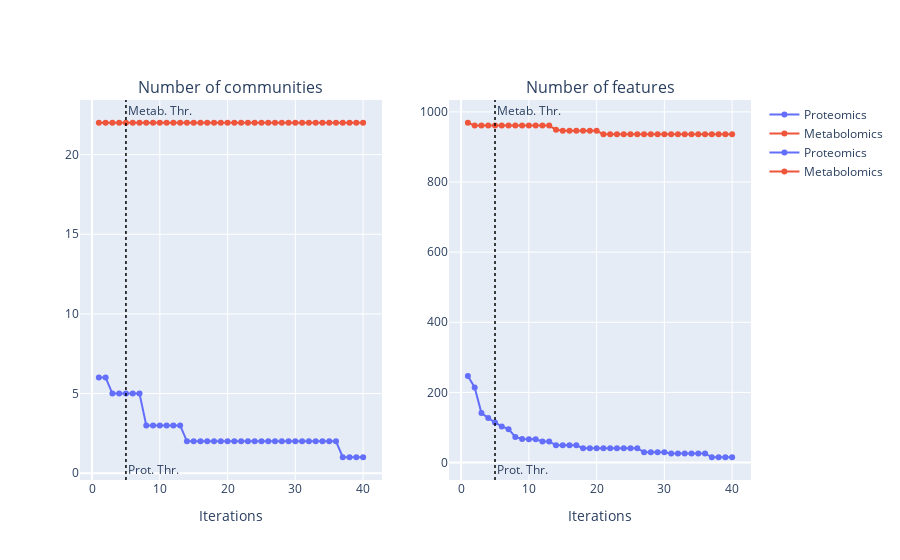

This figure's notebook cell:
### Code cell
i = 40


fig = make_subplots(rows=1, cols=2, subplot_titles=['Number of communities', 'Number of features'])

fig.add_trace(go.Scatter(
    x=np.arange(1,i+1),
    y=[len(i) for i in qqcoms][:i],
    mode='lines+markers',
    name='Proteomics', marker_color=palette[0]
), col=1, row=1)
fig.add_trace(go.Scatter(
    x=np.arange(1,i+1),
    y=[len(i) for i in mmcoms][:i],
    mode='lines+markers',
    name='Metabolomics', marker_color=palette[1]
), col=1, row=1)

fig.add_trace(go.Scatter(
    x=np.arange(1,i+1),
    y=[sum([len(j) for j in i]) for i in qqcoms][:i],
    mode='lines+markers',
    name='Proteomics', marker_color=palette[0]
), col=2, row=1)
fig.add_trace(go.Scatter(
    x=np.arange(1,i+1),
    y=[sum([len(j) for j in i]) for i in mmcoms][:i],
    mode='lines+markers',
    name='Metabolomics', marker_color=palette[1]
), col=2, row=1)

fig.add_vline(x=qqThr+1,line_width=1, line_dash="dot", line_color="black", 
              annotation_text='Prot. Thr.', annotation_position='bottom right')
fig.add_vline(x=mmThr+1,line_width=1, line_dash="dot", line_color="black", 
              annotation_text='Metab. Thr.', annotation_position='top right')

fig.update_xaxes(title='Iterations')

fig.show()
with open(file, 'a') as f:
    f.write(fig.to_html(full_html=False, include_plotlyjs='cdn', default_height='50%', default_width='80%'))

### Figure 1 — Plotly figure (JSON) as saved in the notebook; plotly's stock layout.template omitted (floating-point values rounded to 4 significant figures)
{"data": [{"marker": {"color": "#636EFA"}, "mode": "lines+markers", "name": "Proteomics", "type": "scatter", "x": [1, 2, 3, 4, 5, 6, 7, 8, 9, 10, 11, 12, 13, 14, 15, 16, 17, 18, 19, 20, 21, 22, 23, 24, 25, 26, 27, 28, 29, 30, 31, 32, 33, 34, 35, 36, 37, 38, 39, 40], "xaxis": "x", "y": [6, 6, 5, 5, 5, 5, 5, 3, 3, 3, 3, 3, 3, 2, 2, 2, 2, 2, 2, 2, 2, 2, 2, 2, 2, 2, 2, 2, 2, 2, 2, 2, 2, 2, 2, 2, 1, 1, 1, 1], "yaxis": "y"}, {"marker": {"color": "#EF553B"}, "mode": "lines+markers", "name": "Metabolomics", "type": "scatter", "x": [1, 2, 3, 4, 5, 6, 7, 8, 9, 10, 11, 12, 13, 14, 15, 16, 17, 18, 19, 20, 21, 22, 23, 24, 25, 26, 27, 28, 29, 30, 31, 32, 33, 34, 35, 36, 37, 38, 39, 40], "xaxis": "x", "y": [22, 22, 22, 22, 22, 22, 22, 22, 22, 22, 22, 22, 22, 22, 22, 22, 22, 22, 22, 22, 22, 22, 22, 22, 22, 22, 22, 22, 22, 22, 22, 22, 22, 22, 22, 22, 22, 22, 22, 22], "yaxis": "y"}, {"marker": {"color": "#636EFA"}, "mode": "lines+markers", "name": "Proteomics", "type": "scatter", "x": [1, 2, 3, 4, 5, 6, 7, 8, 9, 10, 11, 12, 13, 14, 15, 16, 17, 18, 19, 20, 21, 22, 23, 24, 25, 26, 27, 28, 29, 30, 31, 32, 33, 34, 35, 36, 37, 38, 39, 40], "xaxis": "x2", "y": [247, 214, 141, 127, 114, 103, 95, 73, 67, 66, 66, 60, 60, 49, 49, 49, 49, 41, 41, 41, 41, 41, 41, 41, 41, 41, 29, 29, 29, 29, 26, 26, 26, 26, 26, 26, 15, 15, 15, 15], "yaxis": "y2"}, {"marker": {"color": "#EF553B"}, "mode": "lines+markers", "name": "Metabolomics", "type": "scatter", "x": [1, 2, 3, 4, 5, 6, 7, 8, 9, 10, 11, 12, 13, 14, 15, 16, 17, 18, 19, 20, 21, 22, 23, 24, 25, 26, 27, 28, 29, 30, 31, 32, 33, 34, 35, 36, 37, 38, 39, 40], "xaxis": "x2", "y": [969, 961, 961, 961, 961, 961, 961, 961, 961, 961, 961, 961, 961, 949, 946, 946, 946, 946, 946, 946, 936, 936, 936, 936, 936, 936, 936, 936, 936, 936, 936, 936, 936, 936, 936, 936, 936, 936, 936, 936], "yaxis": "y2"}], "layout": {"annotations": [{"font": {"size": 16}, "showarrow": false, "text": "Number of communities", "x": 0.225, "xanchor": "center", "xref": "paper", "y": 1, "yanchor": "bottom", "yref": "paper"}, {"font": {"size": 16}, "showarrow": false, "text": "Number of features", "x": 0.775, "xanchor": "center", "xref": "paper", "y": 1, "yanchor": "bottom", "yref": "paper"}, {"showarrow": false, "text": "Prot. Thr.", "x": 5, "xanchor": "left", "xref": "x", "y": 0, "yanchor": "bottom", "yref": "y domain"}, {"showarrow": false, "text": "Prot. Thr.", "x": 5, "xanchor": "left", "xref": "x2", "y": 0, "yanchor": "bottom", "yref": "y2 domain"}, {"showarrow": false, "text": "Metab. Thr.", "x": 5, "xanchor": "left", "xref": "x", "y": 1, "yanchor": "top", "yref": "y domain"}, {"showarrow": false, "text": "Metab. Thr.", "x": 5, "xanchor": "left", "xref": "x2", "y": 1, "yanchor": "top", "yref": "y2 domain"}], "shapes": [{"line": {"color": "black", "dash": "dot", "width": 1}, "type": "line", "x0": 5, "x1": 5, "xref": "x", "y0": 0, "y1": 1, "yref": "y domain"}, {"line": {"color": "black", "dash": "dot", "width": 1}, "type": "line", "x0": 5, "x1": 5, "xref": "x2", "y0": 0, "y1": 1, "yref": "y2 domain"}, {"line": {"color": "black", "dash": "dot", "width": 1}, "type": "line", "x0": 5, "x1": 5, "xref": "x", "y0": 0, "y1": 1, "yref": "y domain"}, {"line": {"color": "black", "dash": "dot", "width": 1}, "type": "line", "x0": 5, "x1": 5, "xref": "x2", "y0": 0, "y1": 1, "yref": "y2 domain"}], "xaxis": {"anchor": "y", "domain": [0, 0.45], "title": {"text": "Iterations"}}, "xaxis2": {"anchor": "y2", "domain": [0.55, 1], "title": {"text": "Iterations"}}, "yaxis": {"anchor": "x", "domain": [0, 1]}, "yaxis2": {"anchor": "x2", "domain": [0, 1]}}}
